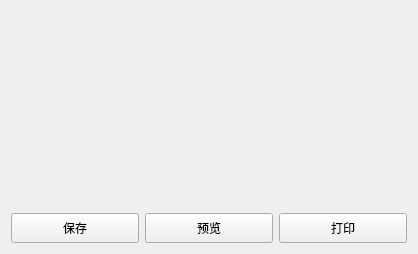
<?xml version="1.0" encoding="UTF-8"?>
<ui version="4.0">
 <class>PrinterWid</class>
 <widget class="QWidget" name="PrinterWid">
  <property name="geometry">
   <rect>
    <x>0</x>
    <y>0</y>
    <width>418</width>
    <height>254</height>
   </rect>
  </property>
  <property name="windowTitle">
   <string>Form</string>
  </property>
  <layout class="QGridLayout" name="gridLayout">
   <item row="0" column="0" colspan="3">
    <widget class="QLabel" name="lab_img">
     <property name="text">
      <string/>
     </property>
    </widget>
   </item>
   <item row="1" column="0">
    <widget class="QPushButton" name="saveBtn">
     <property name="minimumSize">
      <size>
       <width>0</width>
       <height>30</height>
      </size>
     </property>
     <property name="text">
      <string>保存</string>
     </property>
    </widget>
   </item>
   <item row="1" column="1">
    <widget class="QPushButton" name="previewBt">
     <property name="minimumSize">
      <size>
       <width>0</width>
       <height>30</height>
      </size>
     </property>
     <property name="text">
      <string>预览</string>
     </property>
    </widget>
   </item>
   <item row="1" column="2">
    <widget class="QPushButton" name="printsBtn">
     <property name="minimumSize">
      <size>
       <width>0</width>
       <height>30</height>
      </size>
     </property>
     <property name="text">
      <string>打印</string>
     </property>
    </widget>
   </item>
  </layout>
 </widget>
 <resources/>
 <connections/>
</ui>
